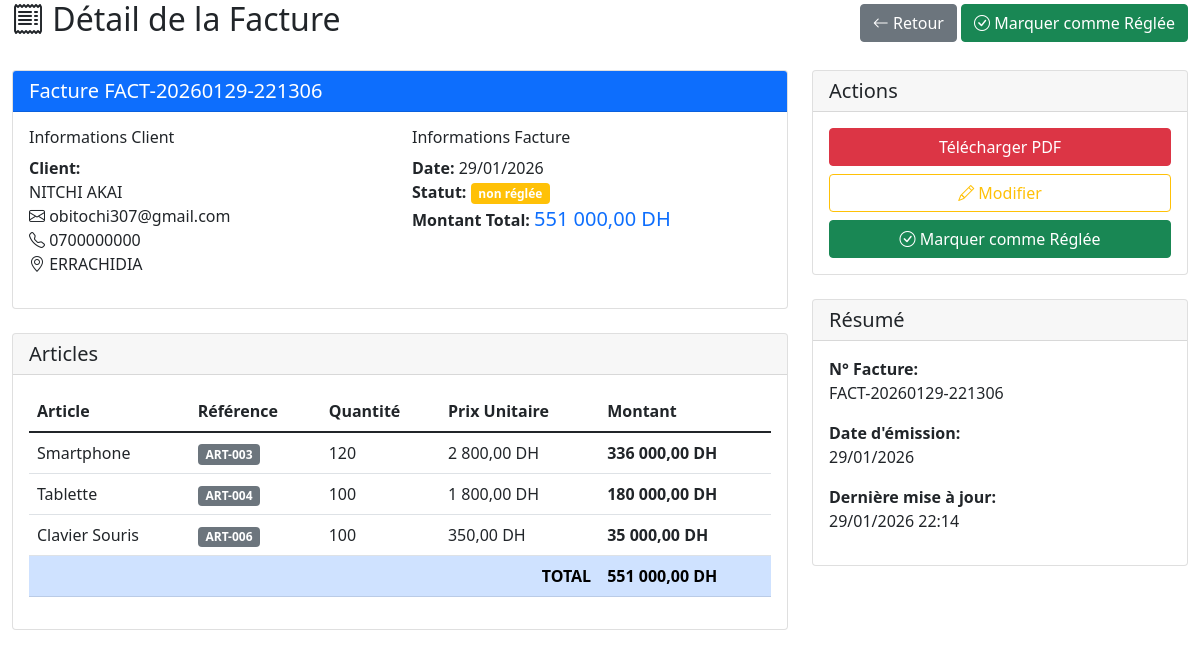
The app's page /index.php?action=detail_facture&id=6 with its own data.
### tables this page shows
CREATE TABLE IF NOT EXISTS `factures` (
  `idFacture` int NOT NULL AUTO_INCREMENT,
  `numero` varchar(50) NOT NULL,
  `date_facture` date NOT NULL,
  `idClient` int NOT NULL,
  `montant_total` decimal(10,2) NOT NULL DEFAULT '0.00',
  `statut` enum('réglée','non réglée') DEFAULT 'non réglée',
  `created_at` timestamp NULL DEFAULT CURRENT_TIMESTAMP,
  PRIMARY KEY (`idFacture`),
  UNIQUE KEY `numero` (`numero`),
  KEY `idClient` (`idClient`)
);

CREATE TABLE IF NOT EXISTS `clients` (
  `idClient` int NOT NULL AUTO_INCREMENT,
  `nom` varchar(100) NOT NULL,
  `prenom` varchar(100) NOT NULL,
  `email` varchar(100) DEFAULT NULL,
  `telephone` varchar(20) DEFAULT NULL,
  `ville` varchar(50) DEFAULT NULL,
  `created_at` timestamp NULL DEFAULT CURRENT_TIMESTAMP,
  PRIMARY KEY (`idClient`)
);

CREATE TABLE IF NOT EXISTS `ligne_facture` (
  `idLigneFacture` int NOT NULL AUTO_INCREMENT,
  `idFacture` int NOT NULL,
  `idArticle` int NOT NULL,
  `quantite` int NOT NULL,
  `prix` decimal(10,2) NOT NULL,
  `montant` decimal(10,2) NOT NULL,
  PRIMARY KEY (`idLigneFacture`),
  KEY `idFacture` (`idFacture`),
  KEY `idArticle` (`idArticle`)
);

CREATE TABLE IF NOT EXISTS `articles` (
  `idArticle` int NOT NULL AUTO_INCREMENT,
  `reference` varchar(50) NOT NULL,
  `nom` varchar(200) NOT NULL,
  `description` text,
  `prix` decimal(10,2) NOT NULL,
  `stock` int DEFAULT '0',
  `created_at` timestamp NULL DEFAULT CURRENT_TIMESTAMP,
  PRIMARY KEY (`idArticle`),
  UNIQUE KEY `reference` (`reference`)
);

### App/config/dataBase.php (called while the page is built, shortened)
<?php
class Database {
    private static $instance = null;
    private function __construct() {
        try {
            $this->con = new PDO(
                "mysql:host=localhost;dbname=market_db;charset=utf8mb4",
                "root",
                ""
            );
        } catch(PDOException $e) {
            die("ERROR : " . $e->getMessage());
        }
    }
    public static function getInstance() {
        if (self::$instance === null) {
            self::$instance = new Database();
        }
        return self::$instance;
    }
    public static function getConnection() {
        return self::getInstance()->con;
    }
}

### App/Models/GestionFacture.php (called while the page is built, shortened)
<?php
class GestionFacture {
    private $con;
    public function __construct() {
        $this->con = Database::getConnection();
    }
    public function getById($idFacture) {
        try {
            $stmt = $this->con->prepare("
                SELECT f.*, c.nom, c.prenom, c.email, c.telephone, c.ville
                FROM factures f
                JOIN clients c ON f.idClient = c.idClient
                WHERE f.idFacture = ?
            ");
            $stmt->execute([$idFacture]);
            return $stmt->fetch(PDO::FETCH_ASSOC);
        } catch(PDOException $e) {
            error_log("ERROR getById: " . $e->getMessage());
            return false;
        }
    }
    public function getLignes($idFacture) {
        try {
            $stmt = $this->con->prepare("
                SELECT lf.*, a.nom as article_nom, a.prix as prix_unitaire, a.reference
                FROM ligne_facture lf
                JOIN articles a ON lf.idArticle = a.idArticle
                WHERE lf.idFacture = ?
                ORDER BY lf.idLigneFacture
            ");
            $stmt->execute([$idFacture]);
            return $stmt->fetchAll(PDO::FETCH_ASSOC);
        } catch(PDOException $e) {
            error_log("ERROR getLignes: " . $e->getMessage());
            return [];
        }
    }
}

### App/Views/factures/detail.php (the view, shortened to what this page needs)
<?php
require __DIR__ . '/../layout/header.php';
?>
<div class="container">
    <div class="d-flex justify-content-between align-items-center mb-4">
        <h2><i class="bi bi-receipt"></i> Détail de la Facture</h2>
        <div>
            <a href="index.php?action=liste_factures" class="btn btn-secondary">
                <i class="bi bi-arrow-left"></i> Retour
            </a>
            <?php if ($facture['statut'] == 'non réglée'): ?>
                <a href="index.php?action=regler_facture&id=<?php echo $facture['idFacture']; ?>"
                   class="btn btn-success"
                   onclick="return confirm('Marquer cette facture comme réglée?')">
                    <i class="bi bi-check-circle"></i> Marquer comme Réglée
                </a>
            <?php endif; ?>
        </div>
    </div>
    <div class="row">
        <div class="col-md-8">
            <div class="card mb-4">
                <div class="card-header bg-primary text-white">
                    <h5 class="mb-0">Facture <?php echo htmlspecialchars($facture['numero']); ?></h5>
                </div>
                <div class="card-body">
                    <div class="row">
                        <div class="col-md-6">
                            <h6>Informations Client</h6>
                            <p>
                                <strong>Client:</strong><br>
                                <?php echo htmlspecialchars($facture['nom'] . ' ' . $facture['prenom']); ?><br>
                                <?php if (!empty($facture['email'])): ?>
                                    <i class="bi bi-envelope"></i> <?php echo htmlspecialchars($facture['email']); ?><br>
                                <?php endif; ?>
                                <?php if (!empty($facture['telephone'])): ?>
                                    <i class="bi bi-telephone"></i> <?php echo htmlspecialchars($facture['telephone']); ?><br>
                                <?php endif; ?>
                                <?php if (!empty($facture['ville'])): ?>
                                    <i class="bi bi-geo-alt"></i> <?php echo htmlspecialchars($facture['ville']); ?>
                                <?php endif; ?>
                            </p>
                        </div>
                        <div class="col-md-6">
                            <h6>Informations Facture</h6>
                            <p>
                                <strong>Date:</strong> <?php echo date('d/m/Y', strtotime($facture['date_facture'])); ?><br>
                                <strong>Statut:</strong>
                                <span class="badge bg-<?php echo $facture['statut'] == 'réglée' ? 'success' : 'warning'; ?>">
                                    <?php echo $facture['statut']; ?>
                                </span><br>
                                <strong>Montant Total:</strong>
                                <span class="fs-5 text-primary">
                                    <?php echo number_format($facture['montant_total'], 2, ',', ' '); ?> DH
                                </span>
                            </p>
                        </div>
                    </div>
                </div>
            </div>
            <div class="card">
                <div class="card-header">
                    <h5 class="mb-0">Articles</h5>
                </div>
                <div class="card-body">
                    <?php if (empty($lignes)): ?>
                        <p class="text-muted">Aucun article dans cette facture</p>
                    <?php else: ?>
                        <div class="table-responsive">
                            <table class="table">
                                <thead>
                                    <tr>
                                        <th>Article</th>
                                        <th>Référence</th>
                                        <th>Quantité</th>
                                        <th>Prix Unitaire</th>
                                        <th>Montant</th>
                                    </tr>
                                </thead>
                                <tbody>
                                    <?php
                                    $total = 0;
                                    foreach ($lignes as $ligne):
                                        $total += $ligne['montant'];
                                    ?>
                                    <tr>
                                        <td><?php echo htmlspecialchars($ligne['article_nom'] ?? ''); ?></td>
                                        <td>
                                            <span class="badge bg-secondary">
                                                <?php echo htmlspecialchars($ligne['reference'] ?? ''); ?>
                                            </span>
                                        </td>
                                        <td><?php echo $ligne['quantite']; ?></td>
                                        <td><?php echo number_format($ligne['prix_unitaire'] ?? $ligne['prix'], 2, ',', ' '); ?> DH</td>
                                        <td>
                                            <strong><?php echo number_format($ligne['montant'], 2, ',', ' '); ?> DH</strong>
                                        </td>
                                    </tr>
                                    <?php endforeach; ?>
                                    <tr class="table-primary">
                                        <td colspan="4" class="text-end"><strong>TOTAL</strong></td>
                                        <td><strong><?php echo number_format($total, 2, ',', ' '); ?> DH</strong></td>
                                    </tr>
                                </tbody>
                            </table>
                        </div>
                    <?php endif; ?>
                </div>
            </div>
        </div>
        <div class="col-md-4">
            <div class="card">
                <div class="card-header">
                    <h5 class="mb-0">Actions</h5>
                </div>
                <div class="card-body">
                    <div class="d-grid gap-2">
                        <a href="index.php?action=pdf_facture&id=<?php echo $facture['idFacture']; ?>" class="btn btn-danger" target="_blank">
                            <i class="fas fa-file-pdf"></i> Télécharger PDF
                        </a>
                        <a href="index.php?action=modifier_facture&id=<?php echo $facture['idFacture']; ?>"
                           class="btn btn-outline-warning">
                            <i class="bi bi-pencil"></i> Modifier
                        </a>
                        <?php if ($facture['statut'] == 'non réglée'): ?>
                            <a href="index.php?action=regler_facture&id=<?php echo $facture['idFacture']; ?>"
                               class="btn btn-success"
                               onclick="return confirm('Marquer comme réglée?')">
                                <i class="bi bi-check-circle"></i> Marquer comme Réglée
                            </a>
                        <?php endif; ?>
                    </div>
                </div>
            </div>
            <div class="card mt-4">
                <div class="card-header">
                    <h5 class="mb-0">Résumé</h5>
                </div>
                <div class="card-body">
                    <p>
                        <strong>N° Facture:</strong><br>
                        <?php echo htmlspecialchars($facture['numero']); ?>
                    </p>
                    <p>
                        <strong>Date d'émission:</strong><br>
                        <?php echo date('d/m/Y', strtotime($facture['date_facture'])); ?>
                    </p>
                    <p>
                        <strong>Dernière mise à jour:</strong><br>
                        <?php echo date('d/m/Y H:i', strtotime($facture['created_at'] ?? 'now')); ?>
                    </p>
                </div>
            </div>
        </div>
    </div>
</div>
<?php
require __DIR__ . '/../layout/footer.php';
?>

### records on screen
factures: numero "FACT-20260129-221306", idClient.prenom "NITCHI AKAI", idClient.email "obitochi307@gmail.com", idClient.telephone "0700000000", idClient.ville "ERRACHIDIA", date_facture "29/01/2026", statut "non réglée", montant_total "551 000,00", created_at "29/01/2026 22:14"
ligne_facture: idArticle.nom "Smartphone", idArticle.reference "ART-003", quantite "120", idArticle.prix "2 800,00", montant "336 000,00"
ligne_facture: idArticle.nom "Tablette", idArticle.reference "ART-004", quantite "100", idArticle.prix "1 800,00", montant "180 000,00"
ligne_facture: idArticle.nom "Clavier Souris", idArticle.reference "ART-006", quantite "100", idArticle.prix "350,00", montant "35 000,00"

### other values on screen
$total "551 000,00"
